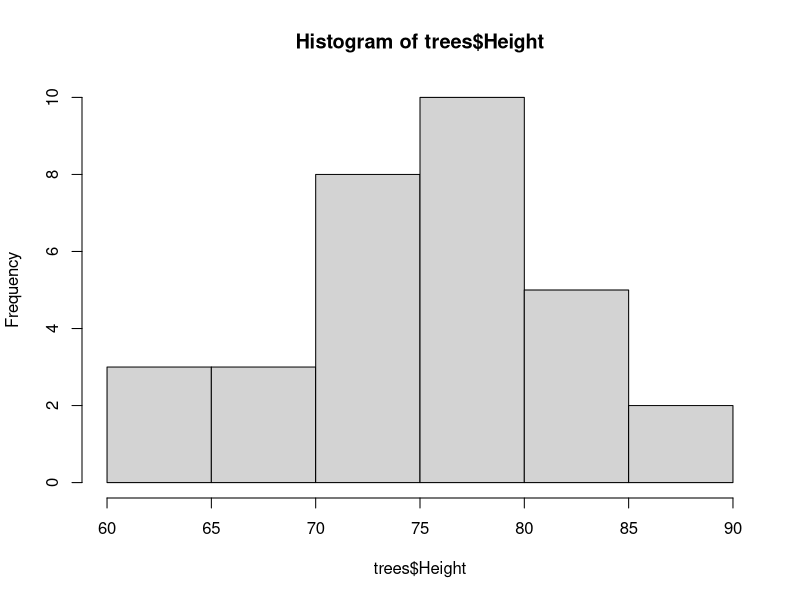
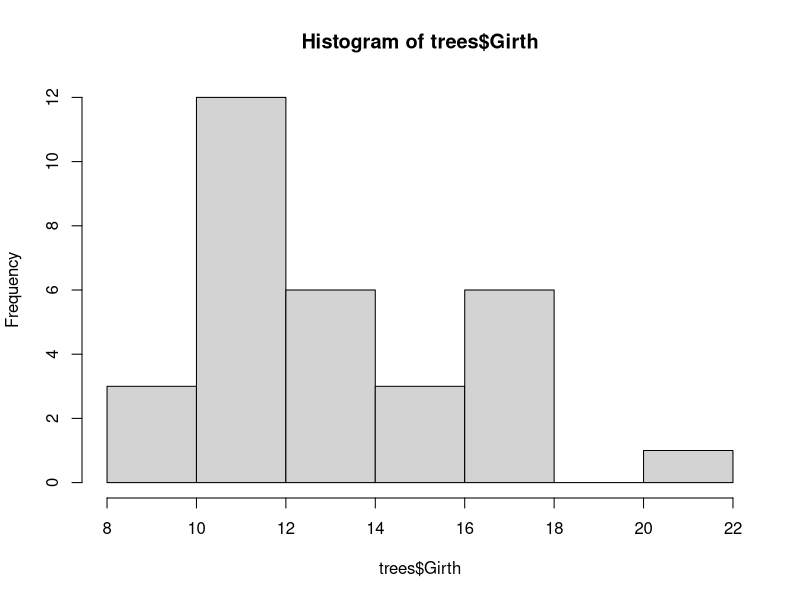
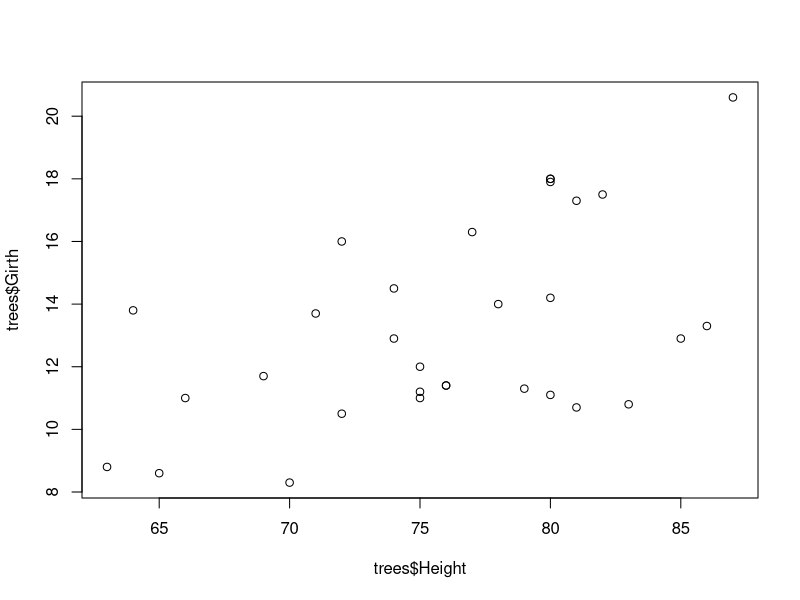

Generate these figures, in order, with R:
#Another approach for of finding "association between two quantitative variables
#is through Bivariate regression.
# Lets compute bivariate regression using dataset called "TREES"
#this dataset talks about BlackCheery Trees
install.packages("ggplot2")
data(trees)
trees[1:5,]
#Lets check graphical data analysis as part of EDA
dim(trees)
summary(trees)
str(trees)
#X11()   using this function helps to see graphs in new window.
X11
hist(trees$Height)
hist(trees$Girth)
plot(trees$Height,trees$Girth)
#lets add a straiht line to the plot, of linear model for above variables
abline(lm(trees$Height ~ trees$Girth))
#Checkout Linear Regression Model
tree_reg<- lm(Height ~ Girth,data = trees)
#Remember: Correlation is used to describe strength of the association
#Regression: it give an equation, where we can predict values of one variable by another.

#Here, lets use Girth vairalble to predict Height of the tree
tree_reg
summary(tree_reg)
#Since, intercept cant be zero, our focus should be more on SLOPE and its pvalue.
#Pvalue standard value is 0.05 and the given pvalues is less than standard
#this shows that the GIRTH is statistical significant to the model & predicting the GROWTH of tree
#In simpler terms, i.e GIRTH is good predictor of HEIGHT
#The given, R-Square can be understood as, its related to correlation of coeff.
#i.e the girth of tree can account for (predict) 27% of variance of variable HEIGHT

confint(tree_reg)
#gives confidence interval for coefficients
#This tells us there is substantial association among two
#Lets predict values based on regression equation
predict(tree_reg)
predict(tree_reg,interval = "prediction")
#Class Interval for predicting Height

#Regression Diagnostics
lm.influence(tree_reg)
#Howmuch influence of variable on another
influence.measures(tree_reg)
#Finding influence of variables on case by case basis.
